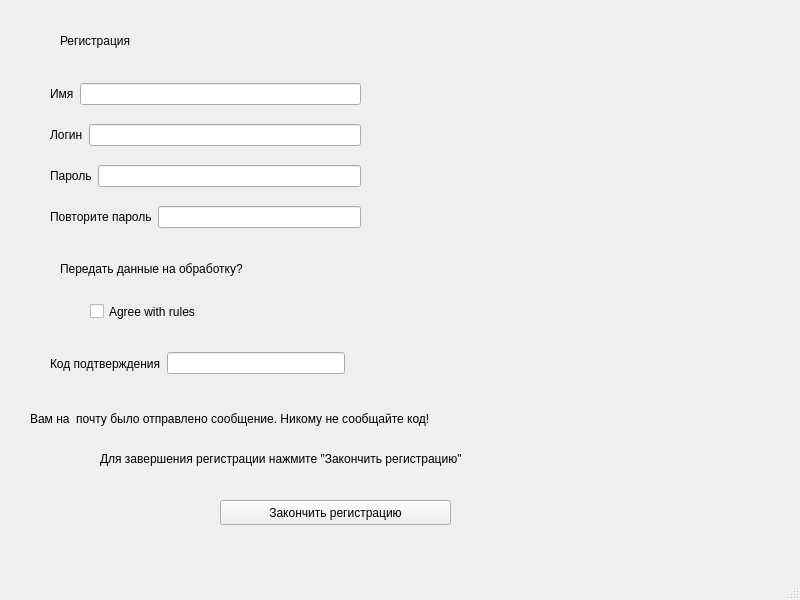
<?xml version="1.0" encoding="UTF-8"?>
<ui version="4.0">
 <class>Registration</class>
 <widget class="QMainWindow" name="Registration">
  <property name="geometry">
   <rect>
    <x>0</x>
    <y>0</y>
    <width>800</width>
    <height>600</height>
   </rect>
  </property>
  <property name="windowTitle">
   <string>MainWindow</string>
  </property>
  <widget class="QWidget" name="centralwidget">
   <widget class="QLabel" name="label">
    <property name="geometry">
     <rect>
      <x>60</x>
      <y>10</y>
      <width>201</width>
      <height>61</height>
     </rect>
    </property>
    <property name="text">
     <string>Регистрация</string>
    </property>
   </widget>
   <widget class="QLabel" name="label_6">
    <property name="geometry">
     <rect>
      <x>30</x>
      <y>410</y>
      <width>531</width>
      <height>17</height>
     </rect>
    </property>
    <property name="text">
     <string>Вам на  почту было отправлено сообщение. Никому не сообщайте код!</string>
    </property>
   </widget>
   <widget class="QLabel" name="label_8">
    <property name="geometry">
     <rect>
      <x>60</x>
      <y>260</y>
      <width>231</width>
      <height>17</height>
     </rect>
    </property>
    <property name="text">
     <string>Передать данные на обработку?</string>
    </property>
   </widget>
   <widget class="QWidget" name="layoutWidget">
    <property name="geometry">
     <rect>
      <x>50</x>
      <y>350</y>
      <width>295</width>
      <height>27</height>
     </rect>
    </property>
    <layout class="QHBoxLayout" name="horizontalLayout_5">
     <item>
      <widget class="QLabel" name="label_7">
       <property name="text">
        <string>Код подтверждения</string>
       </property>
      </widget>
     </item>
     <item>
      <widget class="QLineEdit" name="code_from_letter"/>
     </item>
    </layout>
   </widget>
   <widget class="QWidget" name="layoutWidget">
    <property name="geometry">
     <rect>
      <x>50</x>
      <y>70</y>
      <width>311</width>
      <height>171</height>
     </rect>
    </property>
    <layout class="QVBoxLayout" name="verticalLayout">
     <item>
      <layout class="QHBoxLayout" name="horizontalLayout">
       <item>
        <widget class="QLabel" name="label_2">
         <property name="text">
          <string>Имя</string>
         </property>
        </widget>
       </item>
       <item>
        <widget class="QLineEdit" name="user_name"/>
       </item>
      </layout>
     </item>
     <item>
      <layout class="QHBoxLayout" name="horizontalLayout_2">
       <item>
        <widget class="QLabel" name="label_3">
         <property name="text">
          <string>Логин</string>
         </property>
        </widget>
       </item>
       <item>
        <widget class="QLineEdit" name="login"/>
       </item>
      </layout>
     </item>
     <item>
      <layout class="QHBoxLayout" name="horizontalLayout_3">
       <item>
        <widget class="QLabel" name="label_4">
         <property name="text">
          <string>Пароль</string>
         </property>
        </widget>
       </item>
       <item>
        <widget class="QLineEdit" name="pass"/>
       </item>
      </layout>
     </item>
     <item>
      <layout class="QHBoxLayout" name="horizontalLayout_4">
       <item>
        <widget class="QLabel" name="label_5">
         <property name="text">
          <string>Повторите пароль</string>
         </property>
        </widget>
       </item>
       <item>
        <widget class="QLineEdit" name="pass_control"/>
       </item>
      </layout>
     </item>
    </layout>
   </widget>
   <widget class="QCheckBox" name="checkBox">
    <property name="geometry">
     <rect>
      <x>90</x>
      <y>300</y>
      <width>131</width>
      <height>23</height>
     </rect>
    </property>
    <property name="text">
     <string>Agree with rules</string>
    </property>
   </widget>
   <widget class="QPushButton" name="pushButton">
    <property name="geometry">
     <rect>
      <x>220</x>
      <y>500</y>
      <width>231</width>
      <height>25</height>
     </rect>
    </property>
    <property name="text">
     <string>Закончить регистрацию</string>
    </property>
   </widget>
   <widget class="QLabel" name="label_9">
    <property name="geometry">
     <rect>
      <x>100</x>
      <y>450</y>
      <width>481</width>
      <height>17</height>
     </rect>
    </property>
    <property name="text">
     <string>Для завершения регистрации нажмите &quot;Закончить регистрацию&quot;</string>
    </property>
   </widget>
  </widget>
  <widget class="QMenuBar" name="menubar">
   <property name="geometry">
    <rect>
     <x>0</x>
     <y>0</y>
     <width>800</width>
     <height>22</height>
    </rect>
   </property>
  </widget>
  <widget class="QStatusBar" name="statusbar"/>
 </widget>
 <resources/>
 <connections/>
</ui>
